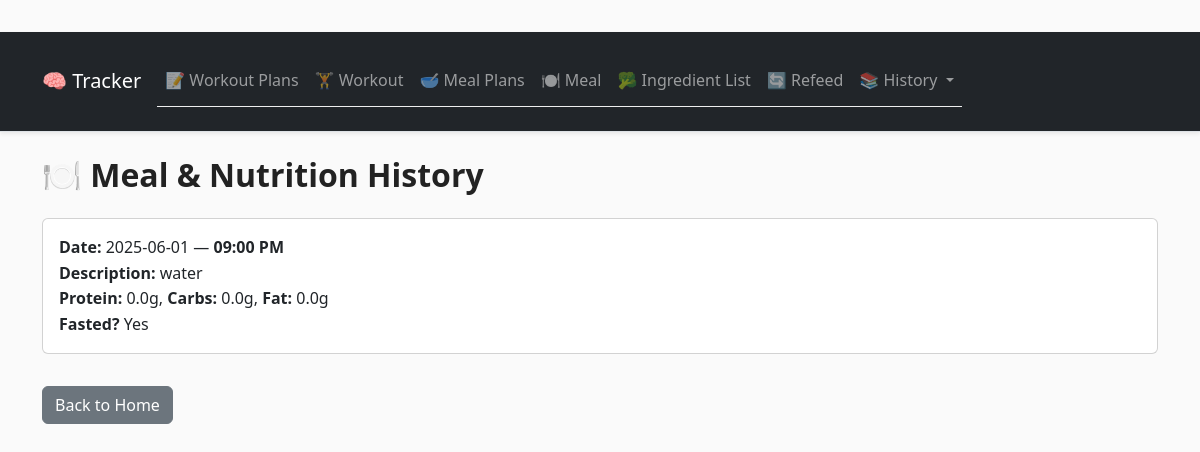
The app's page /meals/history, older data.
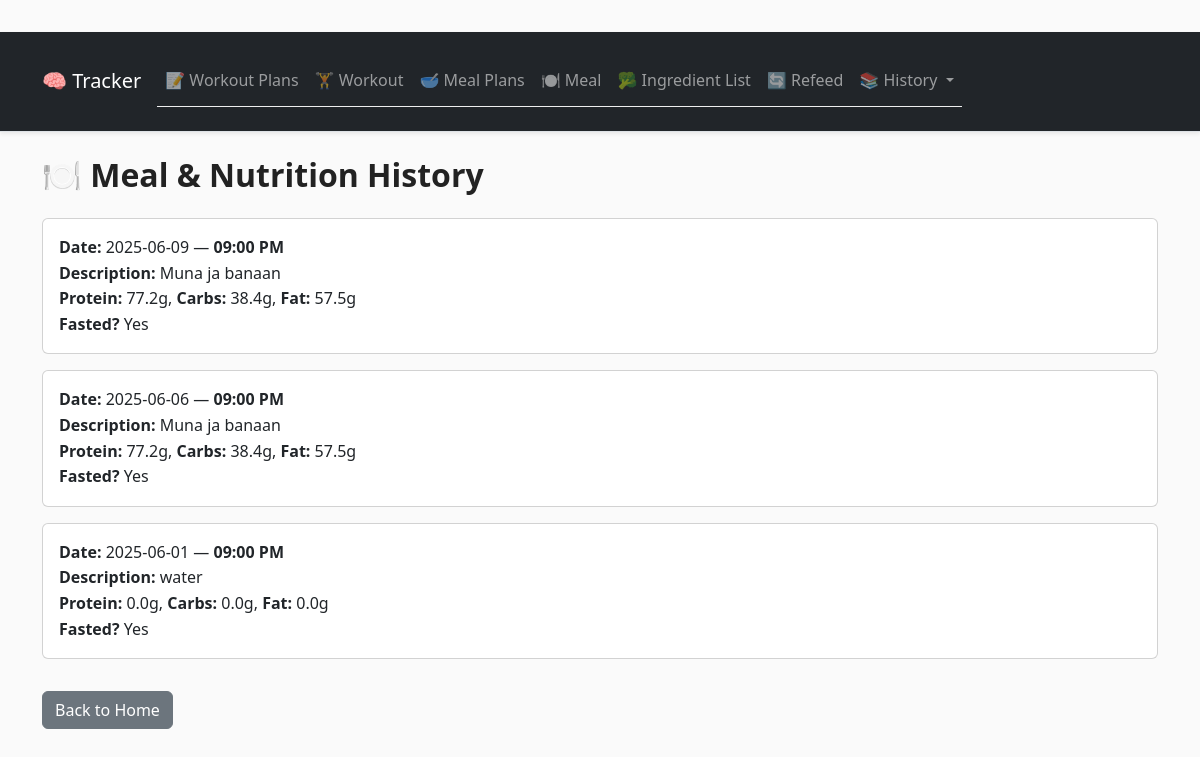
The same page, newer data.
### tables this page shows
CREATE TABLE meals (
                id INTEGER PRIMARY KEY AUTOINCREMENT,
                date TEXT,
                meal_time TEXT,
                description TEXT,
                protein REAL,
                carbs REAL,
                fat REAL,
                fasted TEXT
            );

### blueprints/meals.py (the view)
@meals_bp.route("/history")
def meal_history():
    with get_connection() as conn:
        rows = conn.execute(
            "SELECT * FROM meals ORDER BY date DESC, id DESC"
        ).fetchall()
    return render_template("meal_history.html", meals=rows)

### database.py (called while the page is built)
def get_connection():
    conn = sqlite3.connect(DB_PATH)
    conn.row_factory = sqlite3.Row
    return conn

### templates/meal_history.html
{% extends "base.html" %}
{% block content %}
<h2 class="mb-4">🍽️ Meal & Nutrition History</h2>
{% for m in meals %}
  <div class="card mb-3">
    <div class="card-body">
      <strong>Date:</strong> {{ m.date }} — <strong>{{ m.meal_time }}</strong><br>
      <strong>Description:</strong> {{ m.description }}<br>
      <strong>Protein:</strong> {{ m.protein }}g,
      <strong>Carbs:</strong> {{ m.carbs }}g,
      <strong>Fat:</strong> {{ m.fat }}g<br>
      <strong>Fasted?</strong> {{ m.fasted }}
    </div>
  </div>
{% endfor %}
<a href="{{ url_for('index') }}" class="btn btn-secondary mt-3">Back to Home</a>
{% endblock %}

### templates/base.html (shortened to what this page needs)
<!DOCTYPE html>
<html lang="en">
<head>
  <link href="https://cdn.jsdelivr.net/npm/bootstrap@5.3.6/dist/css/bootstrap.min.css" rel="stylesheet">
  <link rel="stylesheet" href="/static/style.css" />
</head>
<body>
    <header class="bg-dark text-light py-3 mb-4 border-bottom shadow-sm">
        <div class="container">
            <nav class="navbar navbar-expand-lg navbar-dark">
                <a class="navbar-brand" href="{{ url_for('index') }}">🧠 Tracker</a>
                <div class="collapse navbar-collapse" id="navbarNavDropdown">
                    <ul class="navbar-nav">
                        <li class="nav-item">
                            <a class="nav-link" href="{{ url_for('workout_plans.plans_index') }}">📝 Workout Plans</a>
                        </li>
                        <li class="nav-item">
                            <a class="nav-link" href="{{ url_for('workouts.log_workout') }}">🏋️ Workout</a>
                        </li>
                        <li class="nav-item">
                            <a class="nav-link" href="{{ url_for('meal_plans.meals_index') }}">🥣 Meal Plans</a>
                        </li>
                        <li class="nav-item">
                            <a class="nav-link" href="{{ url_for('meals.log_meal') }}">🍽️ Meal</a>
                        </li>
                        <li class="nav-item">
                            <a class="nav-link" href="{{ url_for('ingredients.manage_ingredients') }}">🥦 Ingredient List</a>
                        </li>
                        <li class="nav-item">
                            <a class="nav-link" href="{{ url_for('refeed.refeed') }}">🔄 Refeed</a>
                        </li>
                        <li class="nav-item dropdown">
                            <a class="nav-link dropdown-toggle" href="#" id="historyDropdown" role="button" data-bs-toggle="dropdown" aria-expanded="false">
                                📚 History
                            </a>
                        </li>
                    </ul>
                </div>
            </nav>
        </div>
    </header>
    <main class="container">
        {% block content %}{% endblock %}
    </main>
</body>
</html>

### static/style.css (style rules this page uses)
body { font-family: 'Segoe UI', Roboto, sans-serif; background-color: #fafafa; color: #333; line-height: 1.6; padding-top: 2rem; }
h2, h3, h4 { font-weight: 600; color: #222; margin-bottom: 0.75rem; }
ul { list-style: none; padding-left: 0; }
li { padding: 0.25rem 0; border-bottom: 1px solid #eee; }

Row changes from the older to the newer data that the page shows:
added meals: date "2025-06-09", meal_time "09:00 PM", description "Muna ja banaan", protein "77.2", carbs "38.4", fat "57.5", fasted "Yes"
added meals: date "2025-06-06", meal_time "09:00 PM", description "Muna ja banaan", protein "77.2", carbs "38.4", fat "57.5", fasted "Yes"
